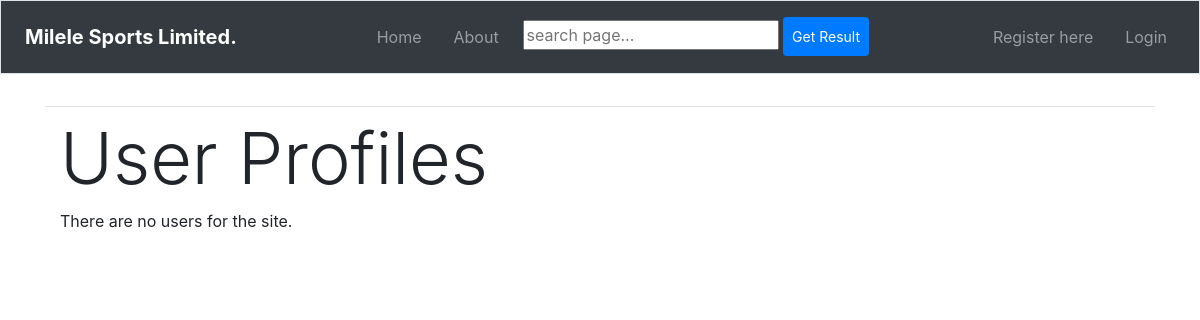
/profile/, run on an earlier commit of the app's database.
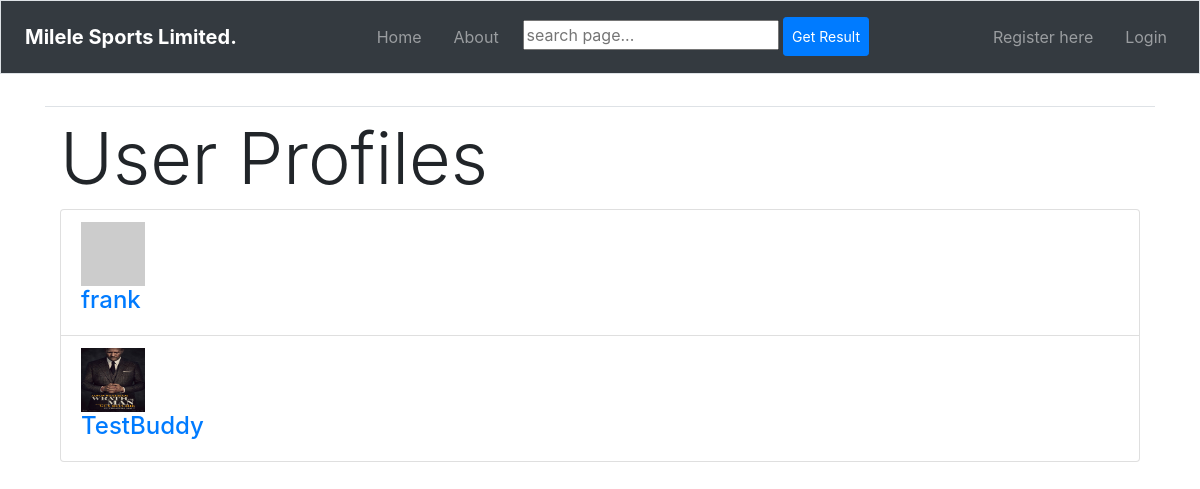
And on a later commit of the database.
### sportsApp/models.py (models this page shows, shortened)
class UserProfile(models.Model):
    user = models.OneToOneField(User, on_delete=models.CASCADE)
    picture = models.ImageField(upload_to='profile_images', blank=True)
    message = models.TextField(blank=True)

### sportsApp/views.py (the view)
class ListProfileView(generic.ListView):
    model = UserProfile
    template_name = 'sportsApp/list_profiles.html'
    context_object_name = 'userprofile_list'

### templates/sportsApp/list_profiles.html (shortened to what this page needs)
{% extends 'sportsApp/base.html' %}
{% load static %}
{% block body_block %}
<div class="container">
<h1 class="display-3">User Profiles</h1>
<div class="panel">
    {% if userprofile_list %}
    <div class="panel-heading">
        <div class="panel-body">
            <div class="list-group">
                {% for listuser in userprofile_list %}
                <div class="list-group-item">
                    {% if listuser.picture %}
                    <img width="64" height="64"
                    src="{{ MEDIA_URL}}{{listuser.picture}}"/>
                    {% else %}
                    <img src="https://via.placeholder.com/64x64.png?text=IMAGE">
                    {% endif %}
                    <h4 class="list-group-item-heading">
                    <a href=
                    "{% url 'sportsApp:profile' listuser.user.username %}">
                    {{ listuser.user.username }}</a>
                    </h4>
                </div>
                {% endfor %}
            </div>
        </div>
    </div>
    {% else %}
        <p>There are no users for the site.</p>
    {% endif %}
</div>
</div>
{% endblock %}

What changed in the data, as far as the page shows it:
added UserProfile: user.username "frank"
added UserProfile: picture (picture), user.username "TestBuddy"
Also different on the page:
text no longer shown: "There are no users for the site."
